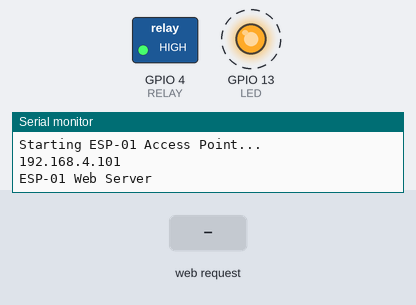
Bench run of a program on a simulated ESP8266 (NodeMCU). Parts: switched loads named in the program (green lamp = pin HIGH), output pins drawn as LEDs (lit = HIGH), the last lines printed to the serial monitor. Dashed ring = blinking. The test bench sets the inputs (shaded band). WiFi joins after 1.5 s; servers stay silent unless stated; storage starts empty.

Above: at 1.2 s.
1.3 s: HTTP request GET /relay/1 received
At 2.4 s:
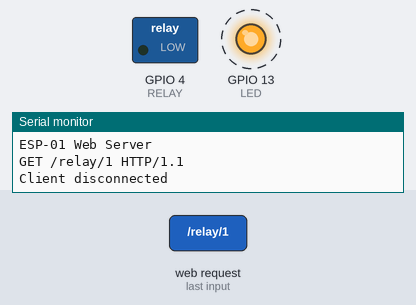
4.3 s: HTTP request GET /relay/0 received
At 4.9 s:
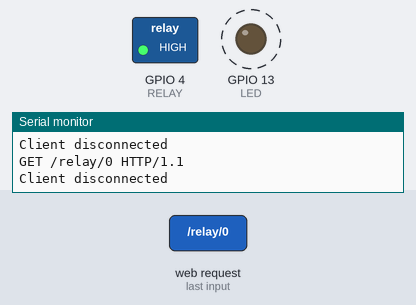
Timing chart, 0 to 13.3 s (numbered marks = the images above; inputs shaded):
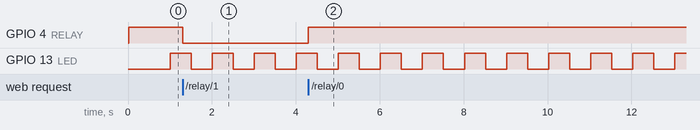

Measured:
- after the input at 1.3 s, GPIO 4 (RELAY): HIGH → LOW at once
- after the input at 4.3 s, GPIO 4 (RELAY): LOW → HIGH at once
- by itself, GPIO 13 (LED): alternates HIGH for 0.50 s and LOW for 0.50 s

The program:

main.cpp
```cpp
// (licence header left out)
/*----------------------------------------------------------------------------
Oakplug  pins
1-3.3 -outer side
2-gpio0
3-RX
4-TX
5-gnd

relay r4 ->gpio4
led white l2 ->gpio13
led orange l3-> gpio12


------------------------------------------------------------------------------*/
#include <ESP8266WiFi.h>
#include <ESP8266WebServer.h>
#include <FS.h>
#include <WebSocketsServer.h>
#include <ArduinoJson.h>
#include <Wire.h>
#include <WiFiUdp.h>

#define AP_MODE

//any one
//#define ESP01
#define OAKPLUG
//#define NODEMCU


#ifdef ESP01
   #define RELAY 0 // ESP 01 relay
   #define LED  1 //ESP 01 TX->LED
#endif
#ifdef OAKPLUG
   #define RELAY 4
   #define LED  13
#endif

#ifdef NODEMCU
    #define LED  2  // Node MCU
 #endif

#ifdef AP_MODE
IPAddress local_IP(192, 168, 4, 101);
IPAddress gateway(192, 168, 4, 101);
IPAddress subnet(255, 255, 255, 0);
IPAddress primaryDNS(8, 8, 8, 8);
IPAddress secondaryDNS(8, 8, 4, 4);
char* ssid = "ePySwitch";
char* password = "e12345678";
#else
IPAddress local_IP(192, 168, 0, 101);
IPAddress gateway(192, 168, 0, 1);
IPAddress subnet(255, 255, 255, 0);
IPAddress primaryDNS(8, 8, 8, 8);
IPAddress secondaryDNS(8, 8, 4, 4);
char* ssid = "Hawkxxxx";
char* password = "e12345678";
#endif
//const int Port = 80;
//WiFiUDP Udp;

WiFiServer server(80);


void setup()
{
  bool res = SPIFFS.begin();
  #ifndef ESP01
  Serial.begin(115200);
  Serial.println();
  Serial.println("Starting ESP-01 Access Point...");
  #endif
  //Serial.begin(9600);
  pinMode(LED, OUTPUT);
  pinMode(RELAY, OUTPUT);
  digitalWrite(RELAY, HIGH);

  //Wifi Init
#ifdef AP_MODE
  if (!WiFi.softAPConfig(local_IP, gateway, subnet)){
    #ifndef ESP01
    Serial.println("Soft AP config Failed");
    #endif
    digitalWrite(RELAY, HIGH);
  }
  if (!WiFi.softAP(ssid, password)){
    #ifndef ESP01
    Serial.println("Soft AP Failed");
    #endif
    digitalWrite(RELAY, HIGH);
  }
  #ifndef ESP01
   Serial.println(WiFi.softAPIP());
   #endif
#else
  WiFi.config(local_IP, gateway, subnet, primaryDNS, secondaryDNS);

  WiFi.begin(ssid,password);
  while(WiFi.status()!=WL_CONNECTED){
    Serial.print(".");
    delay(500);

  }
 #endif

  server.begin();
  #ifndef ESP01
  Serial.println("ESP-01 Web Server ");
  Serial.println();
  #endif
}

void loop()
{
  static bool LED_Status=true;
  static int value = LOW;
  static unsigned long l = 0;
  static unsigned long task1_Led = 0;
  unsigned long t = millis();
  //1.LED blinking Task
  if((t - task1_Led ) > 500){
    task1_Led = t;
    if ( LED_Status== false)
       digitalWrite(LED, HIGH);
    else
       digitalWrite(LED, LOW);
    LED_Status=!LED_Status;
  }

  //2.Packet Processing
  WiFiClient client = server.available();
  if (!client) {
    return;
  }

  // Read the first line of GET containing request command

  String request = client.readStringUntil('\r');
  #ifndef ESP01
  Serial.println(request);
  #endif
  client.flush();
  // Check command string and perform request


  if (request.indexOf("/relay/0") != -1){
    digitalWrite(RELAY, HIGH);
    value = LOW;
  }

  if (request.indexOf("/relay/1") != -1) {
    digitalWrite(RELAY, LOW);
    value = HIGH;
  }
  // Server Response

  // Header
  client.println("HTTP/1.1 200 OK");
  client.println("Content-Type: text/html");
  client.println(""); // header end marker
  client.println("<!DOCTYPE html><html>");
  client.println("<head><meta name=\"viewport\" content=\"width=device-width, initial-scale=1\">");
  client.println("<link rel=\"icon\" href=\"data:,\">");
  client.println("<style>html { font-family: Helvetica; display: inline-block; margin: 0px auto; text-align: center;}");
  client.println(".button { background-color: #4CAF50; border: none; color: white; padding: 16px 40px;");
  client.println("text-decoration: none; font-size: 30px; margin: 2px; cursor: pointer;}");
  client.println(".button2 {background-color: #555555;}</style></head>");
  client.println("<body><h1> Web Switch</h1>");
  if(value == HIGH)
    client.println("<p>RELAY STATUS: ON </p>");
  else
    client.println("<p>RELAY STATUS: OFF </p>");

  if (value != HIGH)
    client.println("<p><a href=\"/relay/1\"><button class=\"button\">ON</button></a></p>");
  else
    client.println("<p><a href=\"/relay/0\"><button class=\"button button2\">OFF</button></a></p>");
  client.println("</body></html>");
  client.println();
  delay(0.5);
  #ifndef ESP01
  Serial.println("Client disconnected");
  Serial.println("");
  #endif
}
```
